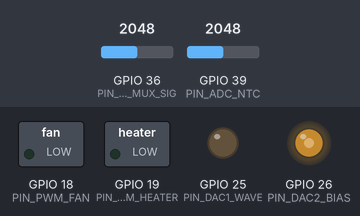
A sketch run on a simulated ESP32. On the bench: switched loads named in the sketch (green lamp = pin HIGH), output pins drawn as LEDs (lit = HIGH). Wiring (inferred from the names in the program): MCP23017 port expander at I2C address 0x20; MCP23017 port expander at I2C address 0x21. The test bench sets the inputs (shaded band); at power-on: GPIO 36 (PIN_ADC_MUX_SIG) = 2048, GPIO 39 (PIN_ADC_NTC) = 2048 (analog values on the 0–4095 scale). Pins used as bus, display or sensor lines are not drawn.

Above: at 0.1 s.
At 1.35 s:
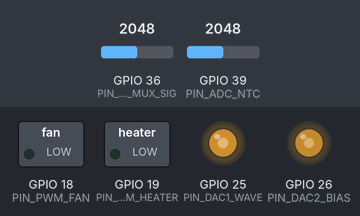
Timing chart, 0 to 1.2 s (numbered marks = the images above):
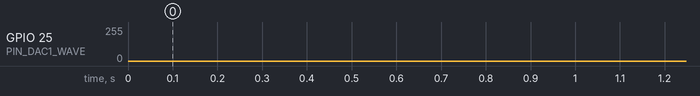

The sketch:

firmware_cleitin_pcb.ino
```cpp
#include <Arduino.h>
#include <WiFi.h>
#include <Wire.h>
#include <math.h>

// Mapeamento de Pinos da PCB (Revisão Blueprint Core v2.0)
#define PIN_DAC1_WAVE     25
#define PIN_DAC2_BIAS     26
#define PIN_ADC_MUX_SIG   36
#define PIN_ADC_NTC       39

#define PIN_PWM_FAN       18
#define PIN_PWM_HEATER    19
#define PIN_I2C_SDA       21
#define PIN_I2C_SCL       22

// Endereços I2C dos Expansores de 32 Portas Estocásticas
#define MCP1_ADDR         0x20
#define MCP2_ADDR         0x21
#define MCP_IODIRA        0x00
#define MCP_IODIRB        0x01
#define MCP_GPIOA         0x12
#define MCP_GPIOB         0x13

#define SYNC_BYTE         0xAA

const int mux_sel_pins[4] = {14, 27, 32, 33};

// Variáveis Voláteis Compartilhadas entre Core 0 e Core 1
volatile uint8_t  g_amp_dac1   = 100;
volatile uint8_t  g_bias_dac2  = 128; // 1.65V (V_rest)
volatile uint8_t  g_freq_step  = 8;
volatile uint16_t g_leaves[16];
volatile uint16_t g_ntc_raw    = 2048;

uint8_t sine_lut[256];

void write_mcp_reg(uint8_t addr, uint8_t reg, uint8_t val) {
  Wire.beginTransmission(addr);
  Wire.write(reg);
  Wire.write(val);
  Wire.endTransmission();
}

void update_32_io_bitstream(uint32_t bitstream) {
  // Atualiza MCP23017 #1 (Portas IO_00 a IO_15)
  Wire.beginTransmission(MCP1_ADDR);
  Wire.write(MCP_GPIOA);
  Wire.write((uint8_t)(bitstream & 0xFF));
  Wire.write((uint8_t)((bitstream >> 8) & 0xFF));
  Wire.endTransmission();

  // Atualiza MCP23017 #2 (Portas IO_16 a IO_31)
  Wire.beginTransmission(MCP2_ADDR);
  Wire.write(MCP_GPIOA);
  Wire.write((uint8_t)((bitstream >> 16) & 0xFF));
  Wire.write((uint8_t)((bitstream >> 24) & 0xFF));
  Wire.endTransmission();
}

// CORE 0: Geração Contínua de Onda e Leitura Analógica das 16 Folhas (TL074)
void TaskCore0_AnalogMesh(void *pvParameters) {
  uint8_t phase = 0;
  uint8_t ch = 0;

  for (;;) {
    // 1. Injeta a onda senoidal escalada no Tronco NE5532 (GPIO25) e o Bias no GPIO26
    uint8_t wave = 128 + ((int16_t)(sine_lut[phase] - 128) * g_amp_dac1) / 255;
    dacWrite(PIN_DAC1_WAVE, wave);
    dacWrite(PIN_DAC2_BIAS, g_bias_dac2);
    phase += g_freq_step;

    // 2. Lê a folha atual no ADC1 (12-bits: 0 a 4095) e avança o MUX CD74HC4067
    g_leaves[ch] = analogRead(PIN_ADC_MUX_SIG);
    ch = (ch + 1) & 0x0F;
    for (int b = 0; b < 4; b++) {
      digitalWrite(mux_sel_pins[b], (ch >> b) & 0x01);
    }

    // 3. A cada ciclo de 16 folhas, amostra o Termistor NTC 10k no GPIO39
    if (ch == 0) {
      g_ntc_raw = analogRead(PIN_ADC_NTC);
    }

    delayMicroseconds(10); // Amostragem a ~100 kHz
  }
}

// CORE 1: Ponte Transacional USB (2 Mbps) + Atuadores PWM + Barramento I2C
void TaskCore1_USBOrchestrator(void *pvParameters) {
  uint8_t rx_buf[10];
  uint8_t tx_buf[34];

  for (;;) {
    // Aguarda Frame de 11 Bytes vindo do Orquestrador Python:
    // [0xAA, Amp_DAC1, Bias_DAC2, Freq, PWM_Cooler, PWM_Heater, IO_B3, IO_B2, IO_B1, IO_B0, Checksum]
    if (Serial.available() >= 11) {
      if (Serial.read() == SYNC_BYTE) {
        Serial.readBytes(rx_buf, 10);

        g_amp_dac1  = rx_buf[0];
        g_bias_dac2 = rx_buf[1];
        g_freq_step = rx_buf[2];

        // Aciona MOSFETs Q2 (Cooler) e Q1 (Resistor de Aquecimento 22R)
        analogWrite(PIN_PWM_FAN,    rx_buf[3]);
        analogWrite(PIN_PWM_HEATER, rx_buf[4]);

        // Reconstrói os 32 bits estocásticos e envia para os 2x MCP23017 via I2C
        uint32_t io_bits = ((uint32_t)rx_buf[5] << 24) |
                           ((uint32_t)rx_buf[6] << 16) |
                           ((uint32_t)rx_buf[7] << 8)  |
                           ((uint32_t)rx_buf[8]);
        update_32_io_bitstream(io_bits);

        // Aguarda propagação física da nova onda pelos capacitores dos TL074
        delayMicroseconds(160);

        // Empacota as 16 Folhas + 1 NTC (34 Bytes em Big-Endian) e responde via USB
        for (int i = 0; i < 16; i++) {
          uint16_t val = g_leaves[i];
          tx_buf[i * 2]     = (val >> 8) & 0xFF;
          tx_buf[i * 2 + 1] = val & 0xFF;
        }
        uint16_t ntc = g_ntc_raw;
        tx_buf[32] = (ntc >> 8) & 0xFF;
        tx_buf[33] = ntc & 0xFF;

        Serial.write(tx_buf, 34);
      }
    } else {
      vTaskDelay(pdMS_TO_TICKS(1));
    }
  }
}

void setup() {
  // Desativa rádios para eliminar ruído no ADC e liberar corrente na PCB
  WiFi.mode(WIFI_OFF);
  btStop();

  Serial.begin(2000000);
  analogReadResolution(12);

  for (int b = 0; b < 4; b++) pinMode(mux_sel_pins[b], OUTPUT);
  pinMode(PIN_PWM_FAN, OUTPUT);
  pinMode(PIN_PWM_HEATER, OUTPUT);

  // Inicializa Barramento I2C a 400 kHz e configura as 32 portas como SAÍDA
  Wire.begin(PIN_I2C_SDA, PIN_I2C_SCL, 400000);
  write_mcp_reg(MCP1_ADDR, MCP_IODIRA, 0x00);
  write_mcp_reg(MCP1_ADDR, MCP_IODIRB, 0x00);
  write_mcp_reg(MCP2_ADDR, MCP_IODIRA, 0x00);
  write_mcp_reg(MCP2_ADDR, MCP_IODIRB, 0x00);

  for (int i = 0; i < 256; i++) {
    sine_lut[i] = (uint8_t)(128.0 + 127.0 * sin(2.0 * M_PI * i / 256.0));
  }

  xTaskCreatePinnedToCore(TaskCore0_AnalogMesh,      "AnalogMesh", 4096, NULL, 3, NULL, 0);
  xTaskCreatePinnedToCore(TaskCore1_USBOrchestrator, "USBBridge",  4096, NULL, 2, NULL, 1);
}

void loop() {}
```
